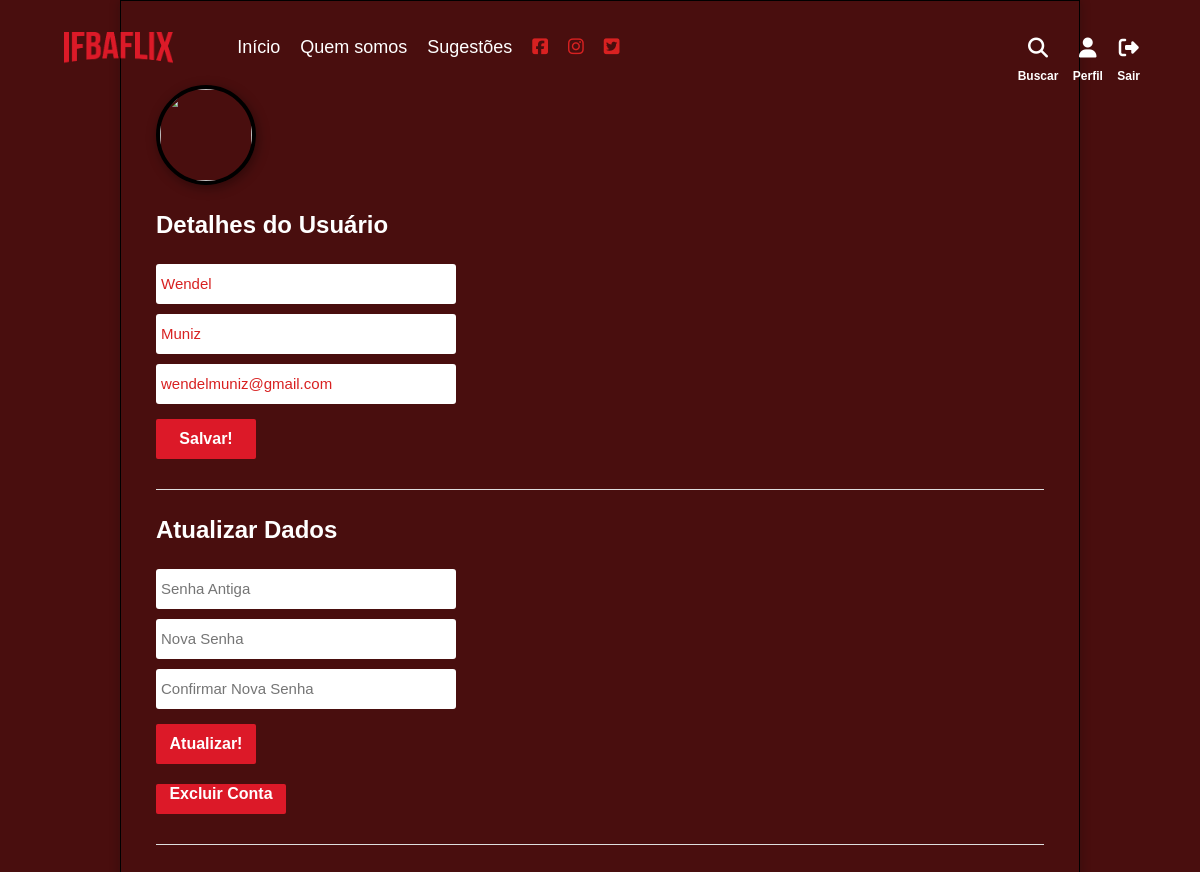
The page /perfil.php (signed in) on the database its author committed.
### tables this page shows
CREATE TABLE `usuarios` (
  `id` int(11) NOT NULL,
  `nome` varchar(25) NOT NULL,
  `sobrenome` varchar(30) NOT NULL,
  `nomeUsuario` varchar(50) NOT NULL,
  `email` varchar(200) NOT NULL,
  `senha` varchar(255) NOT NULL,
  `dataCadastro` datetime NOT NULL DEFAULT current_timestamp(),
  `inscrito` tinyint(4) NOT NULL DEFAULT 0
);

### includes/classes/usuario.php (called while the page is built, shortened)
<?php
class Usuario{
    private $con, $sqlData;
    public function __construct($con, $nomeUsuario){
        $query = $con->prepare("SELECT * FROM usuarios WHERE nomeUsuario=:nomeUsuario");
        $query->bindValue(":nomeUsuario", $nomeUsuario);
        $query->execute();
        $this->sqlData = $query->fetch(PDO::FETCH_ASSOC);
    }
    public function getNome(){
        return $this->sqlData["nome"];
    }
    public function getSobrenome(){
        return $this->sqlData["sobrenome"];
    }
    public function getEmail(){
        return $this->sqlData["email"];
    }
}
?>

### perfil.php (the view, shortened to what this page needs)
<?php
require_once("includes/header.php");
?>
<div class="containerConfiguracoes colunas">
    <link rel="stylesheet" href="https://cdn.jsdelivr.net/npm/bootstrap-icons@1.10.5/font/bootstrap-icons.css">
    <link rel="stylesheet" href="assets/style/style.css">
    <main class="w-100 box">
        <div class="w-100 box">
            <form class="box" id="form-form">
                <div class="image-upload box">
                    <img id="image-preview" src="" class="w-100 h-100">
                </div>
            </form>
        </div>
    </main>
    <div class="formSection">
        <form method="POST">
            <h2>Detalhes do Usuário</h2>
            <?php
            $usuario = new Usuario($con, $usuarioLogado);
            $nome = isset($_POST["nome"]) ? ($_POST["nome"]) : $usuario->getNome();
            $sobrenome = isset($_POST["sobrenome"]) ? ($_POST["sobrenome"]) : $usuario->getSobrenome();
            $email = isset($_POST["email"]) ? ($_POST["email"]) : $usuario->getEmail();
            ?>
            <input type="text" name="nome" placeholder="Nome" value="<?php echo $nome; ?>">
            <input type="text" name="sobrenome" placeholder="Sobrenome" value="<?php echo $sobrenome; ?>">
            <input type="email" name="email" placeholder="Email" value="<?php echo $email; ?>">
            <input type="submit" name="botaoSalvarDetalhes" value="Salvar!">
        </form>
    </div>
    <div class="formSection">
        <form method="POST">
            <h2>Atualizar Dados</h2>
            <input type="password" name="senhaAntiga" placeholder="Senha Antiga">
            <input type="password" name="novaSenha" placeholder="Nova Senha">
            <input type="password" name="novaSenha2" placeholder="Confirmar Nova Senha">
            <input type="submit" name="botaoSalvarSenhas" value="Atualizar!" style="cursor:pointer">
            <a href="deletaconta.php" class="botaoExcluir">Excluir Conta</a>
        </form>
    </div>
</div>

### assets/style/style.css (style rules this page uses)
:root { --cor-primaria: #234230; --cor-secundaria: #fff; --cor-fundo: #000000; --cor-texto: #d82121; --cor-hover: #faf8ef; }
html, body { height: 100%; padding: 0; margin: 0; }
* { font-family: Arial, Helvetica, sans-serif; color: var(--cor-texto); box-sizing: border-box; }
a { text-decoration: none; }
.colunas { background-color: #ecc4c4; min-height: 600px; max-height: 100%; width: 600px; box-shadow: rgba(12, 11, 11, 0.3) 0 1px 10px; padding: 40px 35px; overflow-y: auto; border: #000 1px solid; }
.colunas form { display: flex; flex-direction: column; padding-top: 24px; }
.colunas form input[type="text"], .colunas form input[type="email"], .colunas form input[type="password"] { font-size: 14px; margin: 10px 0; border: none; border-bottom: 1px solid #dedede; }
.colunas form input[type="submit"] { background-color: var(--cor-primaria); color: var(--cor-secundaria); height: 36px; width: 100px; border: none; border-radius: 2px; font-weight: 800; margin-top: 10px; margin-bottom: 20px; font-size: 16px; }
.containerConfiguracoes { padding-top: 60px; background-color: transparent; width: 80%; margin-left: auto; margin-right: auto; }
.containerConfiguracoes h2 { color: var(--cor-secundaria); margin-top: 1px; }
.containerConfiguracoes .formSection { display: flex; flex-direction: column; margin: 1px 0; border-bottom: 1px solid #dedede; padding-bottom: 10px; }
.containerConfiguracoes form input[type="text"], .containerConfiguracoes form input[type="email"], .containerConfiguracoes form input[type="password"] { width: 300px; height: 40px; font-size: 15px; margin: 5px 0; border: none; border-radius: 3px; padding: 0 5px; }
.containerConfiguracoes form input[type="submit"] { background-color: #dc1928; width: 100px; height: 40px; }
a.botaoExcluir { background-color: #dc1928; color: var(--cor-secundaria); height: 30px; width: 130px; border: none; border-radius: 2px; font-weight: 800; margin-bottom: 20px; font-size: 16px; appearance: push-button; user-select: none; white-space: pre; align-items: flex-start; text-align: center; cursor: default; box-sizing: border-box; padding: 1px 6px; cursor: pointer; }
.box { display: flex; flex-direction: column; justify-content: left; align-items: left; }
.w-100 { width: 100%; }
.h-100 { height: 100%; }

### rows shown on the page
usuarios: nome "Wendel", sobrenome "Muniz", email "wendelmuniz@gmail.com"
